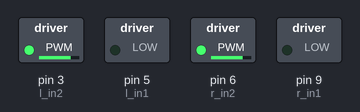
The sketch below on a simulated Arduino Uno, built with avr-gcc and run on an emulated ATmega328P. On the bench: switched loads named in the sketch (green lamp = pin HIGH).

Above: at 0.1 s.
Timing chart, 0 to 1.6 s (numbered marks = the images above):
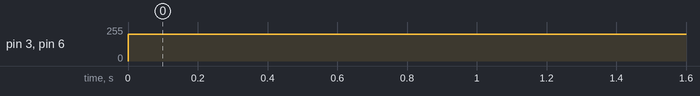

Measured:
- by itself, pin 3 (l_in2), pin 6 (r_in2): 0/255 → 200/255 at 0.00 s

The sketch:

motor_run.ino
```cpp
int r_in1 = 9, r_in2 = 6, l_in1 = 5, l_in2 = 3;

void setup() {
  // put your setup code here, to run once:
  pinMode(r_in1,OUTPUT);
  pinMode(r_in2,OUTPUT);
  pinMode(l_in1,OUTPUT);
  pinMode(l_in2,OUTPUT);
}

void loop() {
  // put your main code here, to run repeatedly:
  analogWrite(r_in1,0);
  analogWrite(r_in2,200);
  analogWrite(l_in1,0);
  analogWrite(l_in2,200);

  delay(1000);


}
```
